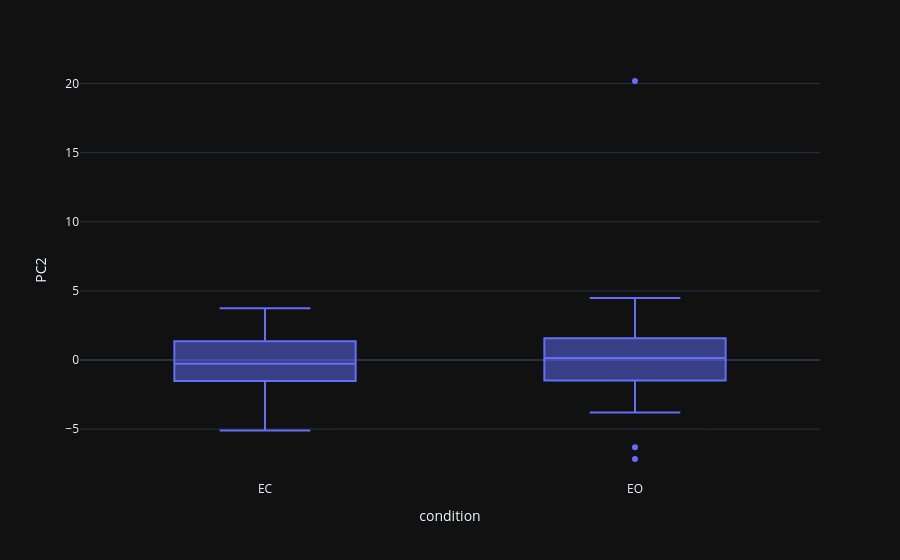

Write notebook code for a chart like this one.
### Code cell
px.box(df_pca, x="condition", y="PC2")

### Figure 1 — Plotly figure (JSON) as saved in the notebook; plotly's stock layout.template omitted (floating-point values rounded to 4 significant figures)
{"data": [{"alignmentgroup": "True", "hovertemplate": "condition=%{x}<br>PC2=%{y}<extra></extra>", "legendgroup": "", "marker": {"color": "#636efa"}, "name": "", "notched": false, "offsetgroup": "", "orientation": "v", "showlegend": false, "type": "box", "x": ["EC", "EO", "EC", "EO", "EC", "EO", "EC", "EO", "EC", "EO", "EC", "EO", "EC", "EO", "EC", "EO", "EC", "EO", "EC", "EO", "EC", "EO", "EC", "EO", "EC", "EO", "EC", "EO", "EC", "EO", "EC", "EO", "EC", "EO", "EC", "EO", "EC", "EO", "EC", "EO", "EC", "EO", "EC", "EO", "EC", "EO", "EC", "EO", "EC", "EO", "EO", "EC", "EC", "EO", "EC", "EO", "EC", "EO", "EC", "EO", "EC", "EO", "EC", "EO", "EC", "EO", "EC", "EO", "EC", "EO", "EC", "EO", "EC", "EO", "EC", "EO", "EC", "EO", "EC", "EO", "EC", "EO", "EC", "EO", "EC", "EO", "EC", "EO", "EC", "EO", "EC", "EO", "EC", "EO", "EC", "EO", "EC", "EO", "EC", "EO", "EC", "EO", "EC", "EO", "EC", "EO", "EC", "EO"], "x0": " ", "xaxis": "x", "y": [-3.504, -3.802, -0.5905, -1.272, -1.529, 0.07526, 2.117, 1.305, -4.637, -3.638, -1.677, -6.31, 1.305, 1.189, -0.6246, 0.04029, -5.101, -1.981, -1.908, -1.264, -3.187, 1.728, -0.3507, 1.323, -0.8743, 0.2447, 2.255, -0.9429, 1.665, 0.9962, -1.281, -0.6207, -0.5394, 1.57, -0.3543, -2.25, 0.4876, 2.961, 0.8838, 0.818, -2.966, 3.542, 0.864, 2.055, 0.2059, 3.049, -1.524, -0.3193, 2.348, 0.2362, 0.9164, 1.707, 1.35, -0.7444, -3.154, -2.121, 1.203, -1.555, -3.449, -7.167, 3.328, 2.808, -1.411, -1.158, -0.3581, 1.363, 1.649, 4.49, 1.388, -1.0, -0.3073, -0.2055, 3.748, 2.959, 1.755, 0.5665, -3.797, 20.19, -0.5819, -2.222, -2.647, -2.886, -1.609, -1.641, -2.056, 0.1217, 1.738, -3.188, 1.028, -1.493, 0.266, 0.1683, 2.407, 2.121, -0.2472, 2.341, 0.4844, -0.127, -0.01336, -1.928, 1.357, 0.7515, -0.7932, 0.1796, 1.047, 1.676, 0.7095, 1.83], "y0": " ", "yaxis": "y"}], "layout": {"boxmode": "group", "legend": {"tracegroupgap": 0}, "margin": {"t": 60}, "xaxis": {"anchor": "y", "domain": [0, 1], "title": {"text": "condition"}}, "yaxis": {"anchor": "x", "domain": [0, 1], "title": {"text": "PC2"}}}}
